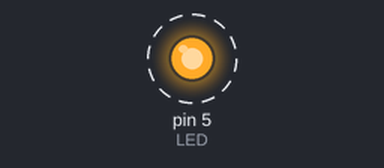
A sketch run on a simulated Arduino Uno, built with avr-gcc and run on an emulated ATmega328P. Shown: output pins drawn as LEDs (lit = HIGH). Dashed ring = blinking.

Above: at 0.5 s.
Timing chart, 0 to 4.6 s (numbered marks = the images above):
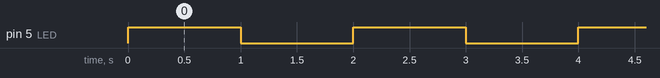

The sketch:

esp8266_blink_led.ino
```cpp
const int LED = 5; //GPIO5

void setup() {
  pinMode(LED, OUTPUT);    // LED pin as output.
}
void loop() {
  digitalWrite(LED, HIGH);// turn the LED off.(Note that LOW is the voltage level but actually
                          //the LED is on; this is because it is acive low on the ESP8266.
  delay(1000);            // wait for 1 second.
  digitalWrite(LED, LOW); // turn the LED on.
  delay(1000); // wait for 1 second.
}
```

Measured:
- by itself, pin 5 (LED): alternates HIGH for 1.0 s and LOW for 1.0 s
